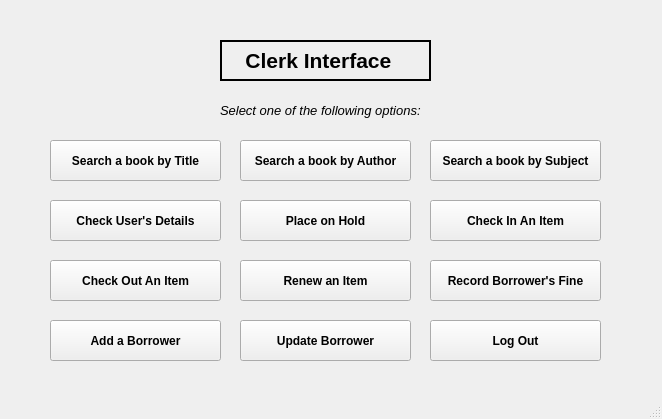
<?xml version="1.0" encoding="UTF-8"?>
<ui version="4.0">
 <class>clerkform</class>
 <widget class="QMainWindow" name="clerkform">
  <property name="geometry">
   <rect>
    <x>0</x>
    <y>0</y>
    <width>662</width>
    <height>419</height>
   </rect>
  </property>
  <property name="windowTitle">
   <string>MainWindow</string>
  </property>
  <widget class="QWidget" name="centralwidget">
   <widget class="QLabel" name="label_2">
    <property name="geometry">
     <rect>
      <x>220</x>
      <y>100</y>
      <width>251</width>
      <height>20</height>
     </rect>
    </property>
    <property name="font">
     <font>
      <pointsize>10</pointsize>
      <weight>50</weight>
      <italic>true</italic>
      <bold>false</bold>
     </font>
    </property>
    <property name="text">
     <string>Select one of the following options:</string>
    </property>
   </widget>
   <widget class="QPushButton" name="searchAuthorclerk">
    <property name="geometry">
     <rect>
      <x>240</x>
      <y>140</y>
      <width>171</width>
      <height>41</height>
     </rect>
    </property>
    <property name="font">
     <font>
      <pointsize>9</pointsize>
      <weight>75</weight>
      <bold>true</bold>
     </font>
    </property>
    <property name="text">
     <string>Search a book by Author</string>
    </property>
   </widget>
   <widget class="QPushButton" name="detailsclerk">
    <property name="geometry">
     <rect>
      <x>50</x>
      <y>200</y>
      <width>171</width>
      <height>41</height>
     </rect>
    </property>
    <property name="font">
     <font>
      <pointsize>9</pointsize>
      <weight>75</weight>
      <bold>true</bold>
     </font>
    </property>
    <property name="text">
     <string>Check User's Details</string>
    </property>
   </widget>
   <widget class="QPushButton" name="searchSubjectclerk">
    <property name="geometry">
     <rect>
      <x>430</x>
      <y>140</y>
      <width>171</width>
      <height>41</height>
     </rect>
    </property>
    <property name="font">
     <font>
      <pointsize>9</pointsize>
      <weight>75</weight>
      <bold>true</bold>
     </font>
    </property>
    <property name="text">
     <string>Search a book by Subject</string>
    </property>
   </widget>
   <widget class="QPushButton" name="searchTitleclerk">
    <property name="geometry">
     <rect>
      <x>50</x>
      <y>140</y>
      <width>171</width>
      <height>41</height>
     </rect>
    </property>
    <property name="font">
     <font>
      <pointsize>9</pointsize>
      <weight>75</weight>
      <bold>true</bold>
     </font>
    </property>
    <property name="text">
     <string>Search a book by Title</string>
    </property>
   </widget>
   <widget class="QLabel" name="label">
    <property name="geometry">
     <rect>
      <x>220</x>
      <y>40</y>
      <width>211</width>
      <height>41</height>
     </rect>
    </property>
    <property name="minimumSize">
     <size>
      <width>10</width>
      <height>10</height>
     </size>
    </property>
    <property name="font">
     <font>
      <pointsize>16</pointsize>
      <weight>75</weight>
      <bold>true</bold>
     </font>
    </property>
    <property name="frameShape">
     <enum>QFrame::WinPanel</enum>
    </property>
    <property name="text">
     <string>   Clerk Interface</string>
    </property>
   </widget>
   <widget class="QPushButton" name="checkin">
    <property name="geometry">
     <rect>
      <x>430</x>
      <y>200</y>
      <width>171</width>
      <height>41</height>
     </rect>
    </property>
    <property name="font">
     <font>
      <pointsize>9</pointsize>
      <weight>75</weight>
      <bold>true</bold>
     </font>
    </property>
    <property name="text">
     <string>Check In An Item</string>
    </property>
   </widget>
   <widget class="QPushButton" name="holdclerk">
    <property name="geometry">
     <rect>
      <x>240</x>
      <y>200</y>
      <width>171</width>
      <height>41</height>
     </rect>
    </property>
    <property name="font">
     <font>
      <pointsize>9</pointsize>
      <weight>75</weight>
      <bold>true</bold>
     </font>
    </property>
    <property name="text">
     <string>Place on Hold</string>
    </property>
   </widget>
   <widget class="QPushButton" name="checkout">
    <property name="geometry">
     <rect>
      <x>50</x>
      <y>260</y>
      <width>171</width>
      <height>41</height>
     </rect>
    </property>
    <property name="font">
     <font>
      <pointsize>9</pointsize>
      <weight>75</weight>
      <bold>true</bold>
     </font>
    </property>
    <property name="text">
     <string>Check Out An Item</string>
    </property>
   </widget>
   <widget class="QPushButton" name="renew">
    <property name="geometry">
     <rect>
      <x>240</x>
      <y>260</y>
      <width>171</width>
      <height>41</height>
     </rect>
    </property>
    <property name="font">
     <font>
      <pointsize>9</pointsize>
      <weight>75</weight>
      <bold>true</bold>
     </font>
    </property>
    <property name="text">
     <string>Renew an Item</string>
    </property>
   </widget>
   <widget class="QPushButton" name="fine">
    <property name="geometry">
     <rect>
      <x>430</x>
      <y>260</y>
      <width>171</width>
      <height>41</height>
     </rect>
    </property>
    <property name="font">
     <font>
      <pointsize>9</pointsize>
      <weight>75</weight>
      <bold>true</bold>
     </font>
    </property>
    <property name="text">
     <string>Record Borrower's Fine</string>
    </property>
   </widget>
   <widget class="QPushButton" name="logoutclerk">
    <property name="geometry">
     <rect>
      <x>430</x>
      <y>320</y>
      <width>171</width>
      <height>41</height>
     </rect>
    </property>
    <property name="font">
     <font>
      <pointsize>9</pointsize>
      <weight>75</weight>
      <bold>true</bold>
     </font>
    </property>
    <property name="text">
     <string>Log Out</string>
    </property>
   </widget>
   <widget class="QPushButton" name="update">
    <property name="geometry">
     <rect>
      <x>240</x>
      <y>320</y>
      <width>171</width>
      <height>41</height>
     </rect>
    </property>
    <property name="font">
     <font>
      <pointsize>9</pointsize>
      <weight>75</weight>
      <bold>true</bold>
     </font>
    </property>
    <property name="text">
     <string>Update Borrower</string>
    </property>
   </widget>
   <widget class="QPushButton" name="add">
    <property name="geometry">
     <rect>
      <x>50</x>
      <y>320</y>
      <width>171</width>
      <height>41</height>
     </rect>
    </property>
    <property name="font">
     <font>
      <pointsize>9</pointsize>
      <weight>75</weight>
      <bold>true</bold>
     </font>
    </property>
    <property name="text">
     <string>Add a Borrower</string>
    </property>
   </widget>
  </widget>
  <widget class="QMenuBar" name="menubar">
   <property name="geometry">
    <rect>
     <x>0</x>
     <y>0</y>
     <width>662</width>
     <height>21</height>
    </rect>
   </property>
  </widget>
  <widget class="QStatusBar" name="statusbar"/>
 </widget>
 <resources/>
 <connections/>
</ui>
